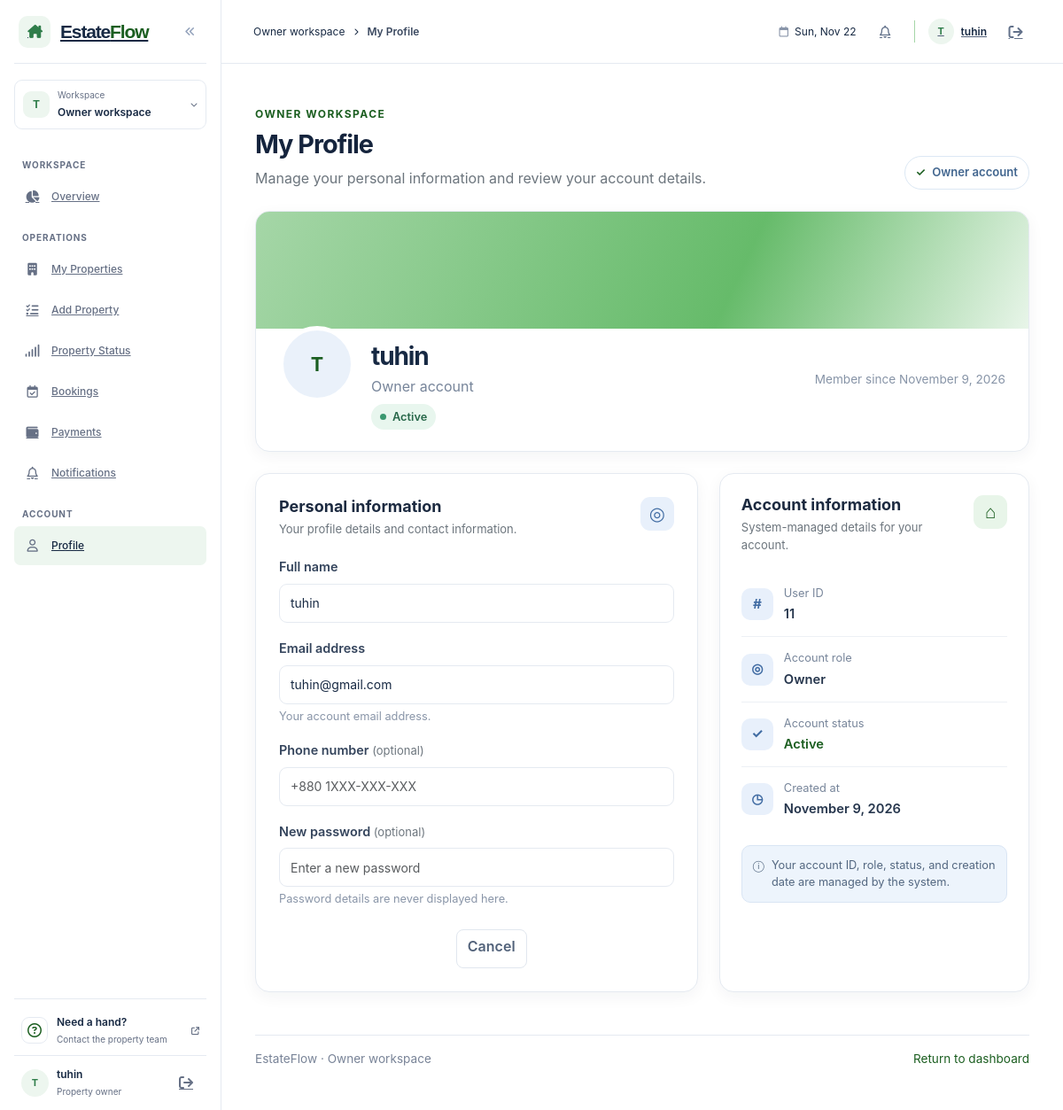
Page /backend/owner/property_crud/profile.php (signed in) on the committed database.
### tables this page shows
CREATE TABLE `users` (
  `user_id` bigint UNSIGNED NOT NULL,
  `name` varchar(100) NOT NULL,
  `email` varchar(100) NOT NULL,
  `password_hash` varchar(255) NOT NULL,
  `phone` varchar(20) DEFAULT NULL,
  `status` enum('active','inactive') NOT NULL DEFAULT 'active',
  `created_at` datetime NOT NULL DEFAULT CURRENT_TIMESTAMP,
  `role` enum('admin','customer','agent','owner') NOT NULL
);

### backend/owner/property_crud/profile.php (the view, shortened to what this page needs)
<?php
require_once __DIR__ . '/dbconfig.php';
$escape = static fn(string $value): string => htmlspecialchars($value, ENT_QUOTES | ENT_SUBSTITUTE, 'UTF-8');
$userId = (int) $_SESSION['user_id'];
$profile = null;
$profileStmt = $conn->prepare('SELECT user_id, name, email, phone, status, created_at, role FROM users WHERE user_id = ? AND role = ? LIMIT 1');
if (!$profileStmt) {
    error_log('Unable to prepare owner profile query: ' . $conn->error);
    $profileError = 'Your profile could not be loaded. Please try again later.';
} else {
    $role = 'owner';
    $profileStmt->bind_param('is', $userId, $role);
    if (!$profileStmt->execute()) {
        error_log('Unable to load owner profile: ' . $profileStmt->error);
        $profileError = 'Your profile could not be loaded. Please try again later.';
    } else {
        $profile = $profileStmt->get_result()->fetch_assoc();
    }
}
$profileName = (string) ($profile['name'] ?? '');
$nameParts = preg_split('/\s+/', trim($profileName), -1, PREG_SPLIT_NO_EMPTY) ?: [];
$initials = $nameParts
    ? strtoupper(substr($nameParts[0], 0, 1) . (count($nameParts) > 1 ? substr($nameParts[count($nameParts) - 1], 0, 1) : ''))
    : 'O';
$memberSince = !empty($profile['created_at']) ? date('F j, Y', strtotime($profile['created_at'])) : '—';
$status = (string) ($profile['status'] ?? '');
$statusClass = $status === 'active' ? 'status-active' : 'status-inactive';
?>
<!doctype html>
<html lang="en">
<head>
    <link href="https://cdn.jsdelivr.net/npm/bootstrap@5.3.3/dist/css/bootstrap.min.css" rel="stylesheet">
    <link href="https://cdnjs.cloudflare.com/ajax/libs/font-awesome/6.5.2/css/all.min.css" rel="stylesheet">
    <link rel="stylesheet" href="../assets/css/owner/dashboard.css">
    <link rel="stylesheet" href="../assets/css/owner/profile.css">
    <link rel="stylesheet" href="../../shared/assets/css/palette.css">
</head>
<body class="owner-profile-page">
    <div class="owner-layout">
        <?php
        include __DIR__ . '/../include/owner_leftber.php';
        ?>
        <div class="owner-main-shell">
            <?php include __DIR__ . '/../../shared/partials/header.php'; ?>
    <main class="container py-4 py-lg-5">
        <header class="profile-page-heading mb-4">
            <p class="eyebrow mb-2">OWNER WORKSPACE</p>
            <div class="d-flex flex-column flex-md-row align-items-md-end justify-content-between gap-3">
                <div>
                    <h1 class="display-6 fw-bold mb-2">My Profile</h1>
                    <p class="text-secondary mb-0">Manage your personal information and review your account details.</p>
                </div>
                <span class="profile-secure-label"><span aria-hidden="true">✓</span> <?= $escape(ucfirst((string) ($profile['role'] ?? 'owner'))) ?> account</span>
            </div>
        </header>
        <section class="profile-card mb-4" aria-labelledby="profile-name">
            <div class="profile-cover"></div>
            <div class="profile-identity">
                <div class="profile-avatar" aria-hidden="true"><?= $escape($initials) ?></div>
                <div class="profile-heading">
                    <h2 id="profile-name" class="h3 mb-1"><?= $escape($profileName ?: 'Property Owner') ?></h2>
                    <p class="mb-2"><?= $escape(ucfirst((string) ($profile['role'] ?? 'owner'))) ?> account</p>
                    <span class="account-badge <?= $statusClass ?>"><span aria-hidden="true"></span> <?= $escape(ucfirst($status ?: 'Unknown')) ?></span>
                </div>
                <span class="member-since">Member since <?= $escape($memberSince) ?></span>
            </div>
        </section>
        <div class="row g-4">
            <div class="col-12 col-lg-7">
                <section class="detail-card profile-form-card h-100" aria-labelledby="personal-info-title">
                    <div class="section-heading">
                        <div>
                            <h2 id="personal-info-title" class="h5 mb-1">Personal information</h2>
                            <p class="text-secondary mb-0">Your profile details and contact information.</p>
                        </div>
                        <span class="section-icon" aria-hidden="true">◎</span>
                    </div>
                    <form>
                        <div class="row g-3">
                            <div class="col-12">
                                <label for="name" class="form-label">Full name</label>
                                <input class="form-control" id="name" name="name" type="text" maxlength="100" value="<?= $escape($profileName) ?>" placeholder="Your full name" autocomplete="name">
                            </div>
                            <div class="col-12">
                                <label for="email" class="form-label">Email address</label>
                                <input class="form-control" id="email" name="email" type="email" maxlength="100" value="<?= $escape((string) ($profile['email'] ?? '')) ?>" placeholder="you@example.com" autocomplete="email">
                                <div class="form-text">Your account email address.</div>
                            </div>
                            <div class="col-12">
                                <label for="phone" class="form-label">Phone number <span class="text-secondary fw-normal">(optional)</span></label>
                                <input class="form-control" id="phone" name="phone" type="tel" maxlength="20" value="<?= $escape((string) ($profile['phone'] ?? '')) ?>" placeholder="+880 1XXX-XXX-XXX" autocomplete="tel">
                            </div>
                            <div class="col-12">
                                <label for="new-password" class="form-label">New password <span class="text-secondary fw-normal">(optional)</span></label>
                                <input class="form-control" id="new-password" name="password" type="password" autocomplete="new-password" placeholder="Enter a new password">
                                <div class="form-text">Password details are never displayed here.</div>
                            </div>
                            <div class="col-12">
                                <div class="form-actions d-flex flex-column flex-sm-row justify-content-end gap-2 pt-2">
                                    <a class="btn btn-light" href="../owner_dashboard.php">Cancel</a>
                                    <button class="btn btn-primary px-4" type="button">Save changes</button>
                                </div>
                            </div>
                        </div>
                    </form>
                </section>
            </div>
            <div class="col-12 col-lg-5">
                <section class="detail-card account-info-card h-100" aria-labelledby="account-info-title">
                    <div class="section-heading">
                        <div>
                            <h2 id="account-info-title" class="h5 mb-1">Account information</h2>
                            <p class="text-secondary mb-0">System-managed details for your account.</p>
                        </div>
                        <span class="section-icon portfolio-icon" aria-hidden="true">⌂</span>
                    </div>
                    <div class="account-info-list">
                        <div class="account-info-row">
                            <span class="account-info-icon" aria-hidden="true">#</span>
                            <div><small>User ID</small><strong><?= $profile ? (int) $profile['user_id'] : '—' ?></strong></div>
                        </div>
                        <div class="account-info-row">
                            <span class="account-info-icon" aria-hidden="true">◎</span>
                            <div><small>Account role</small><strong><?= $escape(ucfirst((string) ($profile['role'] ?? '—'))) ?></strong></div>
                        </div>
                        <div class="account-info-row">
                            <span class="account-info-icon" aria-hidden="true">✓</span>
                            <div><small>Account status</small><strong class="account-status-text"><?= $escape(ucfirst($status ?: '—')) ?></strong></div>
                        </div>
                        <div class="account-info-row">
                            <span class="account-info-icon" aria-hidden="true">◷</span>
                            <div><small>Created at</small><strong><?= $escape($memberSince) ?></strong></div>
                        </div>
                    </div>
                    <div class="account-info-note mt-3">
                        <span aria-hidden="true">ⓘ</span>
                        Your account ID, role, status, and creation date are managed by the system.
                    </div>
                </section>
            </div>
        </div>
        <footer class="page-footer mt-5 pt-3">
            <span>EstateFlow · Owner workspace</span>
            <a href="../owner_dashboard.php">Return to dashboard</a>
        </footer>
    </main>
        </div>
    </div>
</body>
</html>

### backend/owner/assets/css/owner/dashboard.css (style rules this page uses)
:root { --owner-cream: #e8f5e9; --owner-cream-alt: #e8f5e9; --owner-green-soft: #a5d6a7; --owner-green: #66bb6a; --owner-ink: #1b5e20; --owner-navy: #1b5e20; --owner-blue: #66bb6a; --owner-muted: #4f7652; --owner-border: #a5d6a7; --owner-canvas: #e8f5e9; --owner-sidebar-active: #a5d6a7; --owner-sidebar-accent: #66bb6a; }
* { box-sizing: border-box; }
.owner-layout { min-height: 100vh; }
.owner-main-shell { min-height: 100vh; margin-left: 220px; }
:root { --owner-canvas: #e8f5e9; --owner-sidebar-active: #a5d6a7; --owner-sidebar-accent: #66bb6a; }
.owner-main-shell { min-width: 0; margin-left: 260px; transition: margin-left 220ms ease; }
.owner-layout { background: #f3f6fa; }
.owner-main-shell { margin-left: 250px; }
.owner-main-shell { background: #f3f6fa; }
.owner-main-shell > main.container { width: 100%; max-width: 1420px; padding: 32px 38px 44px; }
.owner-main-shell > main.container > header h1 { color: #15243d; font-size: clamp(26px, 2.4vw, 34px); letter-spacing: -.035em; }
.owner-main-shell .eyebrow { color: #1b5e20; font-size: 11px; font-weight: 700; letter-spacing: .1em; }
.owner-main-shell .summary-card, .owner-main-shell .booking-panel, .owner-main-shell .listing-panel, .owner-main-shell .profile-card, .owner-main-shell .detail-card { border: 1px solid #e5eaf1; border-radius: 14px; background: #fff; box-shadow: 0 8px 22px rgba(28, 43, 66, .045); }
.owner-main-shell .summary-label, .owner-main-shell .text-secondary { line-height: 1.6; }
.owner-main-shell .booking-panel-heading h2, .owner-main-shell .listing-panel-heading h2, .owner-main-shell .section-heading h2 { color: #15243d; font-size: 18px; }
.owner-main-shell .booking-panel-heading p, .owner-main-shell .listing-panel-heading p, .owner-main-shell .detail-card .text-secondary { font-size: 13px; }
.owner-main-shell .form-label { color: #344054; font-size: 13px; font-weight: 600; }
.owner-main-shell .form-control, .owner-main-shell .form-select { min-height: 44px; border-color: #d7deea; border-radius: 9px; color: #1c2a40; font-size: 14px; }
.owner-main-shell .btn { min-height: 40px; border-radius: 8px; font-weight: 600; }
.owner-main-shell .page-footer { color: #748197; font-size: 12px; }

### backend/shared/assets/css/palette.css (style rules this page uses)
:root { color-scheme: light; --ef-cream: #ffffff; --ef-cream-alt: #f8fafc; --ef-green-soft: #e7f4ea; --ef-green: #2f7d4a; --ef-accent: #2f7d4a; --ef-ink: #172943; --ef-muted: #667085; --ef-border: #e5eaf1; --ef-surface: #ffffff; --ef-page: #ffffff; --ef-blue-700: #2f7d4a; --ef-blue-100: #e7f4ea; --ef-teal-700: #2f7d4a; --ef-teal-100: #e7f4ea; --ef-navy-950: #ffffff; --ef-navy-900: #ffffff; --ef-navy-800: #26364d; }
.owner-layout { color: var(--ef-ink); background: var(--ef-page); }
.owner-dashboard, .owner-bookings-page, .property-status-page, .owner-profile-page, .owner-notifications-page, .need-a-hand-page, .add-property-page, .my-properties-page { color: var(--ef-ink); background: var(--ef-page); }
.owner-main-shell, .owner-dashboard .owner-main-shell, body.owner-dashboard { color: var(--ef-ink); background: var(--ef-page); }
.owner-dashboard .owner-primary-button, .owner-main-shell .btn-primary { border-color: var(--ef-navy-950); color: #fff; background: var(--ef-navy-950); }
.owner-main-shell .summary-card, .owner-main-shell .booking-panel, .owner-main-shell .listing-panel, .owner-main-shell .profile-card, .owner-main-shell .detail-card, .owner-main-shell .property-card { border-color: var(--ef-border); background: var(--ef-surface); }
.owner-main-shell .form-control, .owner-main-shell .form-select { border-color: var(--ef-border); color: var(--ef-ink); background: var(--ef-cream); }
.owner-main-shell .page-footer { border-color: var(--ef-border); }
.owner-profile-page .profile-cover { background: linear-gradient(115deg, #a5d6a7, #66bb6a 62%, #e8f5e9); }
.admin-dashboard, .owner-layout, .owner-dashboard, .agent-dashboard { color: var(--ef-ink); font-family: "Inter", "Segoe UI", Arial, sans-serif; }
.owner-main-shell, .owner-dashboard, .owner-layout, .admin-dashboard, .admin-layout { background: #ffffff; }

### rows in the picture
users: role "Owner", name "T", name "tuhin", status "Active", created_at "November 9, 2026", email "tuhin@gmail.com", user_id "11"

### other values in the picture
$ownerInitial "T"
$ownerName "tuhin"
$ownerPageTitle "My Profile"
